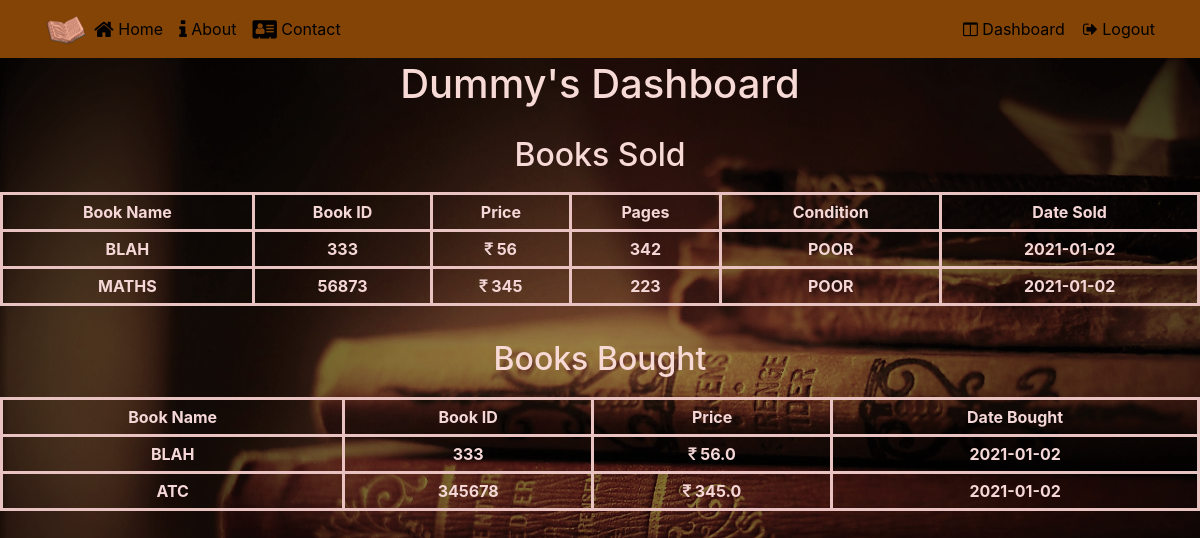
The page /dashboard (signed in) on the database its author committed.
### app.py (models this page shows)
class User(UserMixin, db.Model):
    __tablename__ = "user"
    id = db.Column(db.Integer, primary_key=True) # primary keys are required by SQLAlchemy
    email = db.Column(db.String(100), unique=True)
    password = db.Column(db.String(100))
    name = db.Column(db.String(1000))
    books = db.relationship('Book', backref='user') #one to many relationship with Book table
    transactions = db.relationship('Transaction', backref='user') #one to many relationship with Transaction table
    ratings = db.relationship('Rating', backref='user') #one to many relationship with Rating table
    book_complaints = db.relationship('Book_Complaints', backref='user') #one to many relationship with Rating table

class Transaction(UserMixin, db.Model):
    __tablename__ = "transaction"
    id = db.Column(db.Integer, primary_key=True)
    seller_id = db.Column(db.Integer, nullable=False)
    title = db.Column(db.String(1000))
    isbn = db.Column(db.String(1000))
    price = db.Column(db.Integer)
    pages = db.Column(db.Integer)
    condition = db.Column(db.String(1000))
    buyer_id = db.Column(db.Integer, db.ForeignKey('user.id'), nullable=False)
    book_id = db.Column(db.Integer, nullable=False)
    amt_sold_for = db.Column(db.Float, nullable=False)
    date_added = db.Column(db.DateTime, default=datetime.utcnow)
    order_date = db.Column(db.DateTime, nullable=False, default=datetime.utcnow)

### app.py (the view)
@app.route('/dashboard')
@login_required
def dashboard():
    books_sold = Transaction.query.filter_by(seller_id=current_user.id).all()
    book_new = Book.query.filter_by(seller_id=current_user.id).order_by(Book.date_added).all()
    if book_new:
        for book in book_new:
            books_sold.append(book)
    books_bought = Transaction.query.filter_by(buyer_id=current_user.id).all()
    return render_template('dashboard.html', name=current_user.name,  books=books_sold, transactions=books_bought)

### app.py (called while the page is built)
def login_required(f):
    @wraps(f)
    def wrap(*args, **kwargs):
        if 'logged_in' in session:
            return f(*args, **kwargs)
        else:
            flash('You need to login first.')
            return redirect(url_for('login'))
    return wrap

@login_manager.user_loader
def user_loader(user_id):
    return User.query.get(user_id)

### templates/dashboard.html (shortened to what this page needs)
{% extends 'base.html' %}
{% block home%}
<li class="nav-item" ><a class="nav-link" href="/user" style="color:#000000;"><span class="fa fa-home fa-lg" ></span> Home</a></li>
{% endblock %}
{% block head %}
<span class="navbar-text">
    <a id="loginModal" href = "/dashboard" style="color:#000000;">
    <span class="fa fa-columns"></span> Dashboard </a>
</span>
<span class="navbar-text">
    &nbsp;&nbsp;&nbsp;<a id="signOutButton" href = "/logout" style="color:#000000;">
    <span class="fa fa-sign-out"></span> Logout </a>
</span>
{% endblock %}
{% block body %}
        <div class="container">
            <div class="row row-header">
                <div class="col-12">
                    <h1 style = "text-transform:capitalize; text-align: center; padding: 10px;"> {{name}}'s Dashboard</h1>
                </div>
            </div>
        </div>
<h2>Books Sold</h2>
{% if books|length < 1 %}
    <h4 style="text-align: center; color:#f5d7d7; padding: 5px;">You haven't sold any books yet</h4>
{% else %}
    <table style="color:#f5d7d7; padding: 5px;">
        <tr>
            <th>Book Name</th>
            <th>Book ID</th>
            <th>Price</th>
            <th>Pages</th>
            <th>Condition</th>
            <th>Date Sold</th>
        </tr>
        {% for book in books %}
            <tr style="text-transform: uppercase;">
                <td>{{ book.title }}</td>
                <td>{{ book.isbn }}</td>
                <td><i class="fa fa-inr"></i>&nbsp;{{ book.price }}</td>
                <td>{{ book.pages }}</td>
                <td>{{ book.condition }}</td>
                <td>{{ book.date_added.date() }}</td>
            </tr>
        {% endfor %}
    </table>
{% endif %}
<br>
<h2>Books Bought</h2>
{% if transactions|length < 1 %}
    <h4 style="text-align: center; color:#f5d7d7; padding: 5px;">You haven't bought any books yet</h4>
{% else %}
<table style="color:#f5d7d7; padding: 5px;">
    <tr>
        <th>Book Name</th>
        <th>Book ID</th>
        <th>Price</th>
        <th>Date Bought</th>
    </tr>
    {% for book in transactions %}
        <tr style="text-transform: uppercase;">
            <td>{{ book.title }}</td>
            <td>{{ book.isbn }}</td>
            <td><i class="fa fa-inr"></i>&nbsp;{{ book.amt_sold_for }}</td>
            <td>{{ book.order_date.date() }}</td>
        </tr>
    {% endfor %}
</table>
{% endif %}
{% endblock %}

### static/css/main.css (style rules this page uses)
.row-header { margin: 0px auto; padding: 0px 0px; }
body { padding: 50px 0px 0px 0px; z-index: 0; background-image: url(../img/images/wall.jpg); overflow-x: hidden; }
body,html { overflow-x: hidden; }
.navbar-light .navbar-nav .nav-item { color: #FFFFFF; }
table, td, th { border: 3px solid #aaa; }
table { border-collapse: collapse; width: 100%; }
th { height: 30px; text-align: center; font-weight: bold; }
td { text-align: center; padding: 5px; font-weight: bold; }

### templates/dashboard.html (style rules this page uses)
h1 { padding: 10px; text-align: center; color: #f7d9d6; }
h2 { padding: 10px; text-align: center; color: #f7d9d6; }
table, td, th { border: 3px solid rgb(233, 194, 194); padding: 5px; }
body { background-image: url('/static/img/images/6.png'); }

### rows shown on the page
User: name "Dummy"
Transaction: title "BLAH", isbn "333", price "56", pages "342", condition "POOR", date_added "2021-01-02", amt_sold_for "56.0", order_date "2021-01-02"
Transaction: title "MATHS", isbn "56873", price "345", pages "223", condition "POOR", date_added "2021-01-02"
Transaction: title "ATC", isbn "345678", amt_sold_for "345.0", order_date "2021-01-02"
